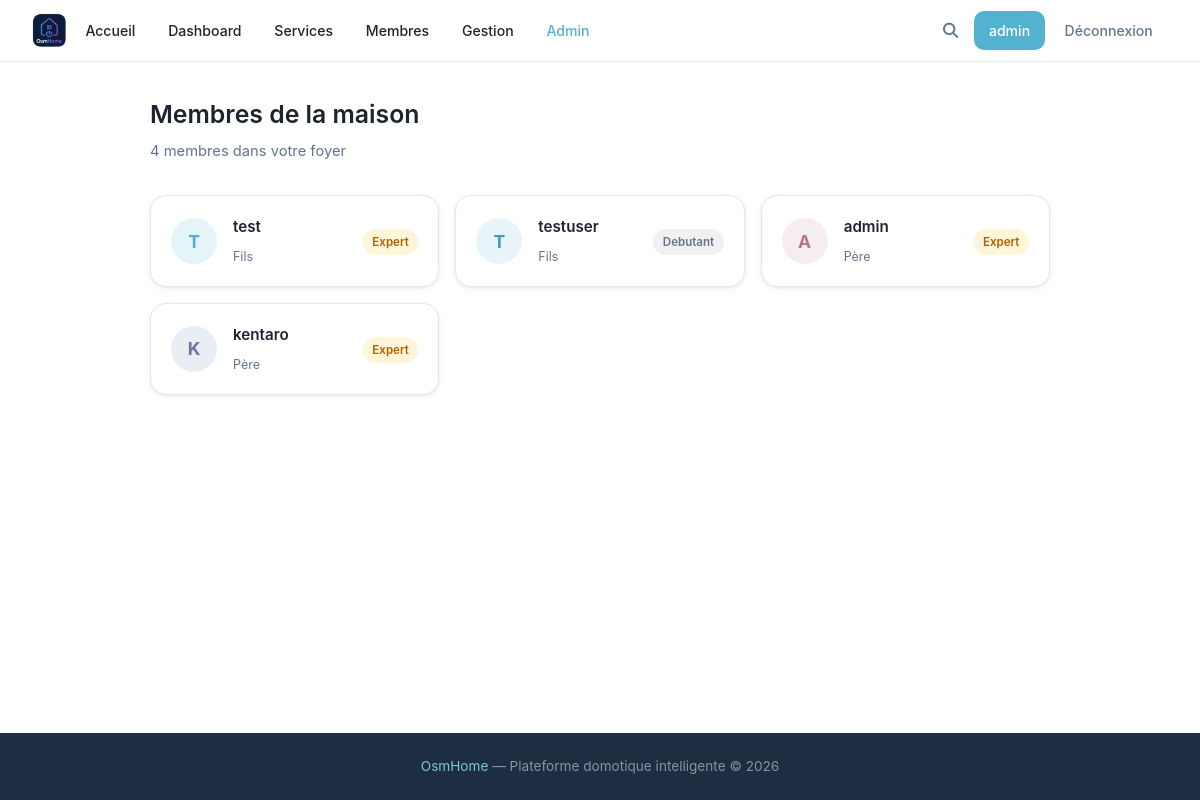
Before: /members (signed in) with the older database file.
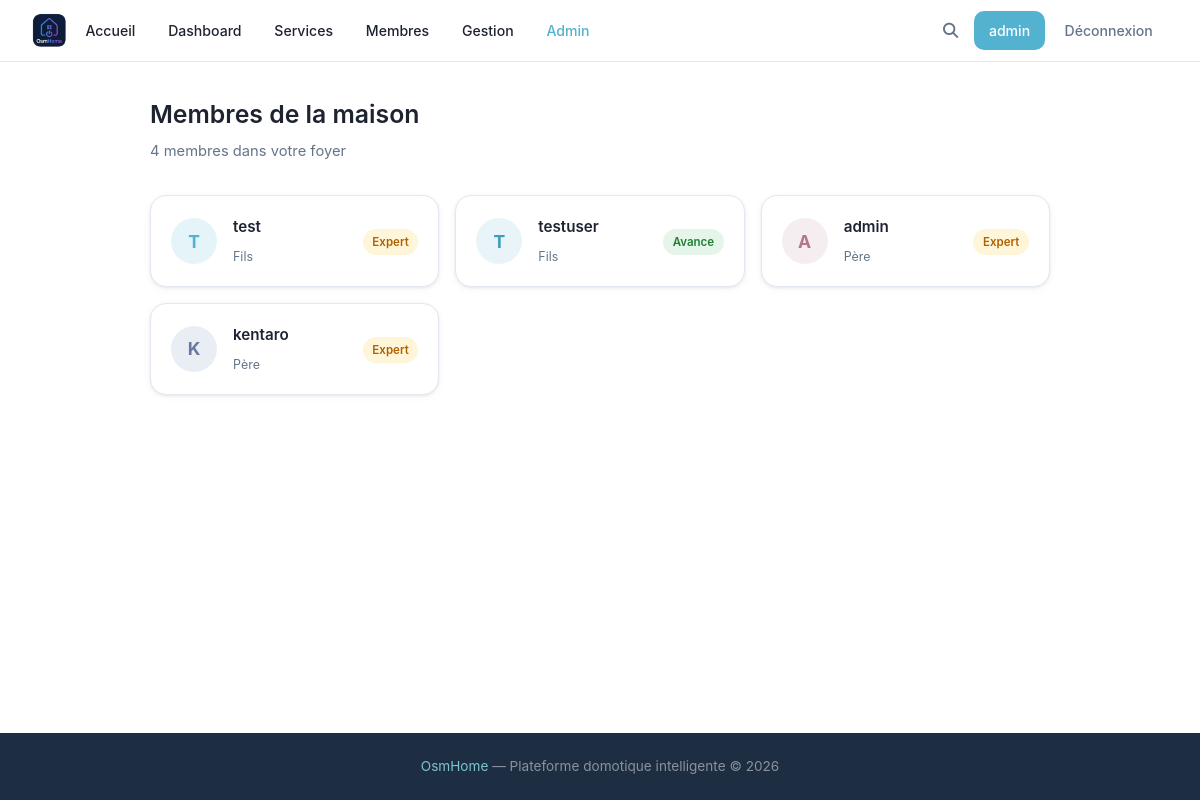
After: the same page with the newer database file.
### tables this page shows
CREATE TABLE users (
            id INTEGER PRIMARY KEY AUTOINCREMENT,
            username TEXT UNIQUE NOT NULL,
            password TEXT NOT NULL,
            lastname TEXT,
            firstname TEXT,
            age INTEGER,
            gender TEXT,
            birthdate TEXT,
            member_type TEXT,
            photo TEXT,
            level TEXT DEFAULT 'debutant',
            points REAL DEFAULT 0,
            email TEXT,
            email_verified INTEGER DEFAULT 0,
            role TEXT DEFAULT 'simple'
        , actions INTEGER DEFAULT 0, verification_token TEXT);

### main.py (the view)
@app.route('/members')
def membres():
    if 'username' not in flask.session:
        return flask.redirect('/login')
    all_members = utils.getAllMembers()
    return flask.render_template('membres.html', user=flask.session.get('username'), members=all_members)

### main.py (called while the page is built)
@app.context_processor
def inject_types():
    try:
        types = utils.getTypes()
    except Exception:
        types = []
    is_admin = False
    user_level = None
    if flask.session.get('username'):
        u = utils.getUser(flask.session['username'])
        is_admin = bool(u and u['role'] == 'admin')
        user_level = u['level'] if u else None
    return {'types': types, 'is_admin': is_admin, 'user_level': user_level}

### utils.py (called while the page is built)
def openDB() -> sqlite3.Connection:
    if 'db' not in flask.g:
        flask.g.db = sqlite3.connect(BASE)
        flask.g.db.row_factory = sqlite3.Row
    return flask.g.db

def closeDB(_ = None):
    db = flask.g.pop("db", None)
    if db is not None:
        db.close()

def getUser(username: str):
    db = openDB()
    return db.execute(
        'SELECT * FROM users WHERE username = ?',
        (username,)
    ).fetchone()

def getTypes() -> list:
    db = openDB()
    rows = db.execute('SELECT DISTINCT type FROM devices ORDER BY type').fetchall()
    return [row['type'] for row in rows]

### templates/membres.html (shortened to what this page needs)
{% extends 'base.html' %}
{% block extra_css %}<link rel="stylesheet" href="{{ url_for('static', filename='css/members.css') }}">{% endblock %}
{% block content %}
<div class="members-page">
    <div class="members-header">
        <h2>Membres de la maison</h2>
        <p>{{ members | length }} membre{{ 's' if members | length > 1 else '' }} dans votre foyer</p>
    </div>
    <div class="members-grid">
        {% for m in members %}
        <a href="/member/{{ m['username'] }}" class="member-card">
            <div class="member-avatar">{{ m['username'][0] | upper }}</div>
            <div class="member-info">
                <h3 class="member-username">{{ m['username'] }}</h3>
                <span class="member-role">{{ m['member_type'] or '—' }}</span>
            </div>
            <div class="member-level">
                <span class="level-badge level-{{ m['level'] }}">{{ m['level'] | capitalize }}</span>
            </div>
        </a>
        {% endfor %}
    </div>
</div>
{% endblock %}

Changed rows visible on the page:
removed users: username "T", username "testuser", member_type "Fils", level "Debutant"
added users: username "T", username "testuser", member_type "Fils", level "Avance"
